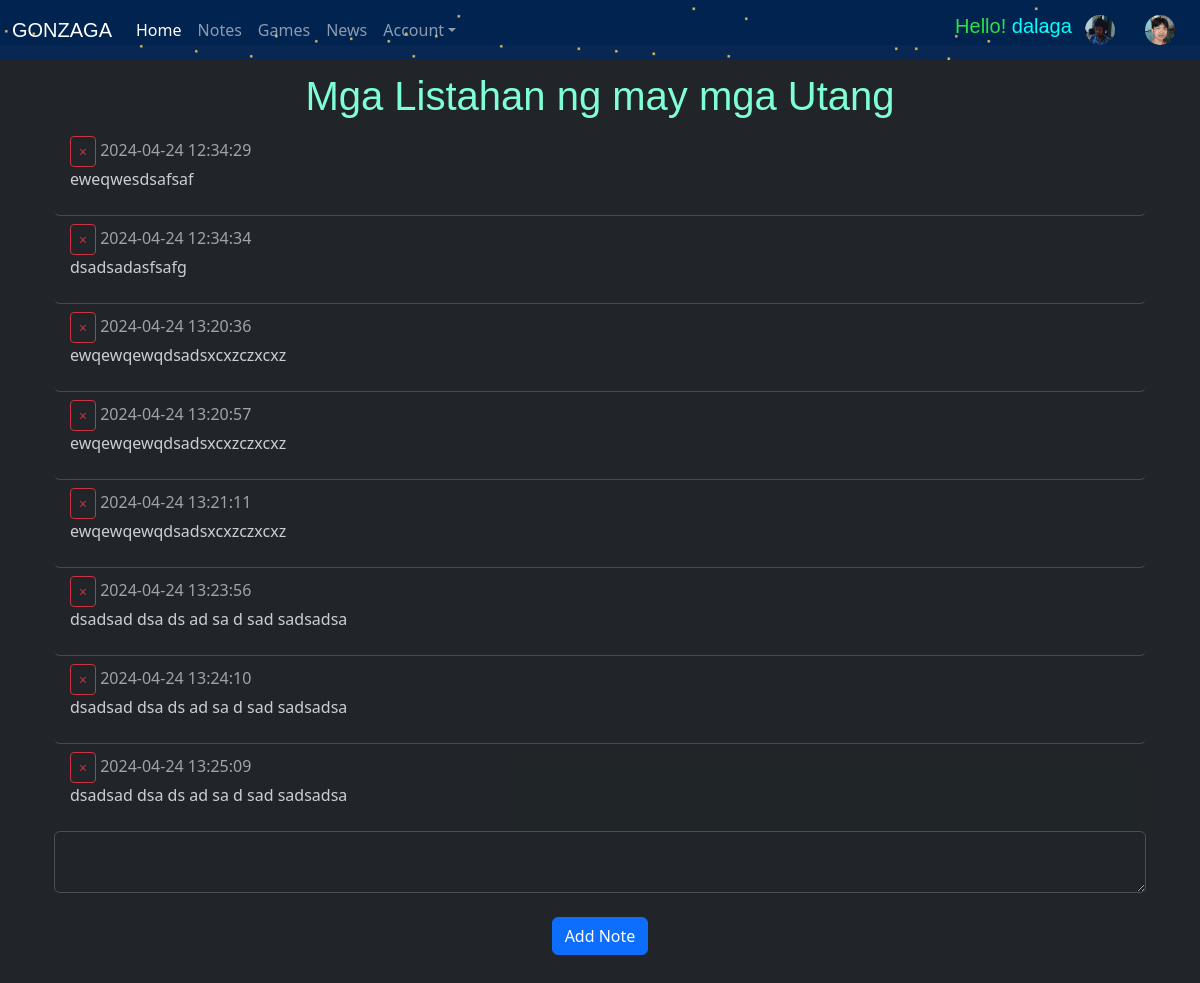
Screenshot of /notes (signed in) with the database file from the repository.
### website/models.py (models this page shows)
class User(db.Model, UserMixin):
    id = db.Column(db.Integer, primary_key=True)
    email = db.Column(db.String(150), unique=True)
    password = db.Column(db.String(150))
    userName = db.Column(db.String(150))
    gender = db.Column(db.String(20)) #newest added
    lrn = db.Column(db.Integer, unique=True) #newest added
    phone_number = db.Column(db.Integer, unique=True) #newest added
    darkLight = db.Column(db.String(10), default = 'dark')
    notes = db.relationship('Note')

class Note(db.Model):
    id = db.Column(db.Integer, primary_key=True)
    data = db.Column(db.String(10000))
    date = db.Column(db.DateTime(timezone=True), default=func.now())
    user_id = db.Column(db.Integer, db.ForeignKey('user.id'))

### website/views.py (the view, shortened to what this page needs)
@views.route('/notes', methods=['GET', 'POST'])
@login_required
def notes():
    return render_template("notes.html", user=current_user)

### website/__init__.py (called while the page is built)
def create_app():
    app = Flask(__name__)
    app.config['SECRET_KEY'] = 'qweewqqwe'
    app.config['SQLALCHEMY_DATABASE_URI'] = f'sqlite:///{DB_NAME}'
    db.init_app(app)
    from .views import views
    from .auth import auth
    app.register_blueprint(views, url_prefix='/')
    app.register_blueprint(auth, url_prefix='/')
    from .models import User, Note
    with app.app_context():
        db.create_all()
    login_manager = LoginManager()
    login_manager.login_view = 'auth.login'
    login_manager.init_app(app)
    @login_manager.user_loader
    def load_user(id):
        return User.query.get(int(id))
    return app

### website/templates/notes.html (shortened to what this page needs)
{% extends "base.html" %} {% block title %}Home{% endblock %} {% block content
%}
<div class="container pb-5">
  <br />
  <h1
    align="center"
    style="color: aquamarine; font-family: 'Freak Turbulence BRK', sans-serif"
  >
    Mga Listahan ng may mga Utang
  </h1>
  <ul class="list-group list-group-flush" id="notes" style="opacity: 0.9">
    {% for note in user.notes %}
    <li class="list-group-item rounded">
      <button
        type="button"
        class="btn btn-outline-danger btn-sm"
        onClick="deleteNote({{ note.id }})"
      >
        <span aria-hidden="true">&times;</span>
      </button>
      <span class="text-muted">{{ note.date }}</span>
      <p>{{ note.data }}</p>
    </li>
    {% endfor %}
  </ul>
  <form method="POST">
    <textarea name="note" id="note" class="form-control"></textarea>
    <br />
    <div align="center">
      <button type="submit" class="btn btn-primary">Add Note</button>
    </div>
  </form>
</div>
{% endblock %}

### website/templates/base.html (shortened to what this page needs)
<!DOCTYPE html>
<html lang="en">
  <head>
    <link
      href="https://cdn.jsdelivr.net/npm/bootstrap@5.3.3/dist/css/bootstrap.min.css"
      rel="stylesheet"
    />
    <link rel="stylesheet" href="/static/css/design.css" />
    <link
      href="https://fonts.cdnfonts.com/css/pf-tempesta-five"
      rel="stylesheet"
    />
    <link
      href="https://fonts.cdnfonts.com/css/freak-turbulence-brk-2"
      rel="stylesheet"
    />
    <link href="https://fonts.cdnfonts.com/css/anime" rel="stylesheet">
  </head>
  <body data-bs-theme="{{ user.darkLight }}" id="myImageBG" style="margin: 0;">
<header>
  <div class="pb-5">
    <nav id="mynavbarimg" class="navbar navbar-expand-md navbar-dark fixed-top bg-dark">
    <div class="container-fluid">
      <a class="navbar-brand" href="/"><span style="font-family: 'Anime', sans-serif">GONZAGA</span></a>
      <div class="collapse navbar-collapse" id="navbarsExample03">
        <ul class="navbar-nav me-auto mb-2 mb-sm-0">
          <li class="nav-item">
            <a class="nav-link active" aria-current="page" href="/">Home</a>
          </li>
          {% if user.is_authenticated %}
          <li class="nav-item">
              <a class="nav-link" href="/notes">Notes</a>
            </li>
            <li class="nav-item">
              <a class="nav-link" href="/games">Games</a>
            </li>
            <li class="nav-item">
              <a class="nav-link" href="/news">News</a>
            </li>
          <li class="nav-item dropdown">
            <a
              class="nav-link dropdown-toggle"
              href="#"
              data-bs-toggle="dropdown"
              aria-expanded="false"
              >Account</a
            >
            {% endif %}
          </li>
        </ul>
        {% if user.is_authenticated %}
        <div class="float-left">
          <h5 style=" font-family: 'Freak Turbulence BRK', sans-serif">
            <span style="color: rgb(41, 226, 72)">Hello! </span
            ><span style="color: aqua">{{ user.userName }}</span>
          </h5>
        </div>
        <div class="float-left">
          <button type="button" class="btn" onClick="darkMode({{ user.id }})">
            <span aria-hidden="true"
              ><img
                class="rounded-circle"
                src="/static/dark.jpg"
                alt="darkmode"
                style="height: 30px"
              />
            </span>
          </button>
          <button
            type="button"
            class="btn"
            onClick="lightMode({{ user.id }})"
          >
            <span aria-hidden="true"
              ><img
                class="rounded-circle"
                src="/static/light.jpg"
                alt="lightmode"
                style="height: 30px"
            /></span>
          </button>
        </div>
        {% endif %}
      </div>
    </div>
  </nav>
</div>
</header>
    <div class="LAMAN" style="z-index: 9;">
      <div class="container">{% block content %} {% endblock %}</div>
    </div>
  </body>
</html>

### website/static/css/design.css (style rules this page uses)
#mynavbarimg { background-image: url("/static/yuruCamp.webp"); background-size: cover; display: flex; top: 0; }

### website/templates/base.html (style rules this page uses)
.LAMAN { left: 0; right: 0; z-index: 9999; }

### rows the page displays
User: userName "dalaga"
Note: date "2024-04-24 12:34:29", data "eweqwesdsafsaf"
Note: date "2024-04-24 12:34:34", data "dsadsadasfsafg"
Note: date "2024-04-24 13:20:36", data "ewqewqewqdsadsxcxzczxcxz"
Note: date "2024-04-24 13:20:57", data "ewqewqewqdsadsxcxzczxcxz"
Note: date "2024-04-24 13:21:11", data "ewqewqewqdsadsxcxzczxcxz"
Note: date "2024-04-24 13:23:56", data "dsadsad dsa ds ad sa d sad sadsadsa"
Note: date "2024-04-24 13:24:10", data "dsadsad dsa ds ad sa d sad sadsadsa"
Note: date "2024-04-24 13:25:09", data "dsadsad dsa ds ad sa d sad sadsadsa"
